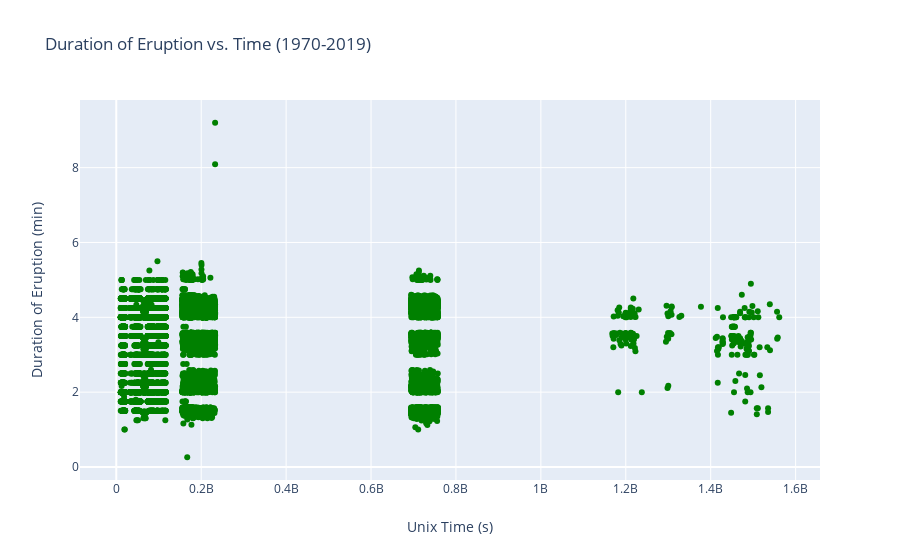

This figure's notebook cell:
### Code cell
data= pd.read_csv('truncated_waittimes.csv', index_col='eruptionID')
fig = go.Figure(data=go.Scatter(x=data['eruption_time_epoch'],y=data['dur'],mode='markers', marker_color='green', line=dict(color='DarkSlateGrey', width=0.5)))  
fig.update_xaxes(title= 'Unix Time (s)')
fig.update_yaxes(title= 'Duration of Eruption (min)')
fig.update_layout(title='Duration of Eruption vs. Time (1970-2019)')
fig.show()

### Figure 1 — Plotly figure (JSON) as saved in the notebook; plotly's stock layout.template omitted (floating-point values rounded to 4 significant figures; data arrays with more than 128 entries replaced by an {"elided": "..."} marker saying what was removed)
{"data": [{"line": {"color": "DarkSlateGrey", "width": 0.5}, "marker": {"color": "green"}, "mode": "markers", "type": "scatter", "x": {"elided": "18592 int values"}, "y": {"elided": "18592 float values"}}], "layout": {"title": {"text": "Duration of Eruption vs. Time (1970-2019)"}, "xaxis": {"title": {"text": "Unix Time (s)"}}, "yaxis": {"title": {"text": "Duration of Eruption (min)"}}}}
